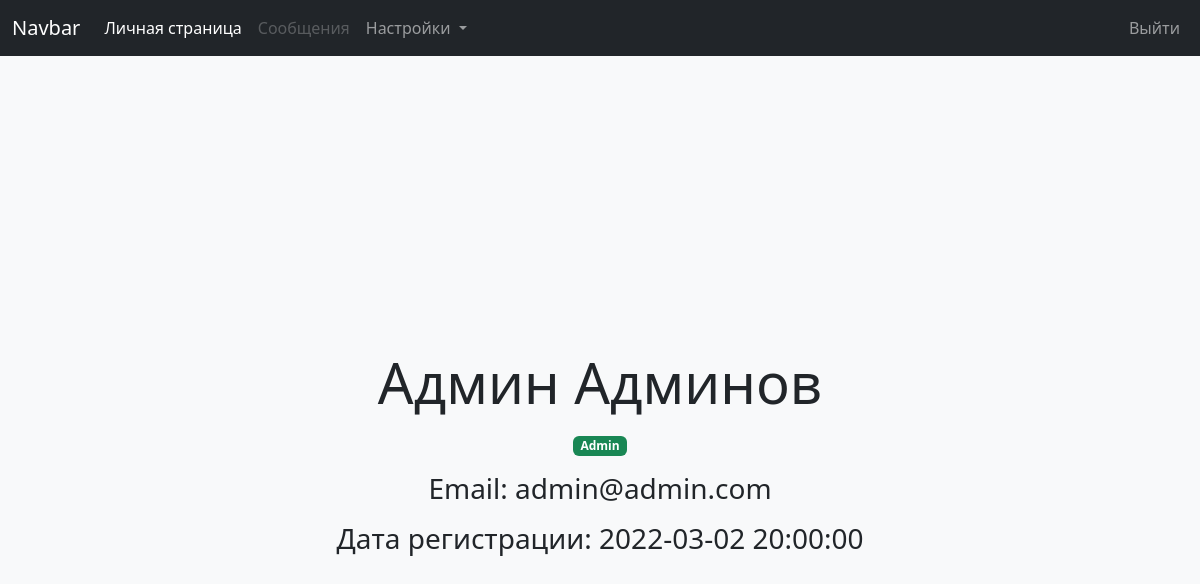
Screenshot of /user.php (signed in) with the database file from the repository.
### tables this page shows
CREATE TABLE `users` (
  `id` bigint(20) NOT NULL,
  `username` varchar(30) NOT NULL,
  `passwd` varchar(100) NOT NULL,
  `role` varchar(60) NOT NULL DEFAULT 'user',
  `email` varchar(255) DEFAULT NULL,
  `first_name` varchar(100) DEFAULT NULL,
  `last_name` varchar(100) DEFAULT NULL,
  `registration_date` datetime NOT NULL
);

### user.php (the view, shortened to what this page needs)
<?php
$username = $_GET['username'] ?? $_SESSION['username'];
try {
    $pdo = new PDO('mysql:host=localhost;dbname=bib', 'root', '');
    $stmt = $pdo->prepare('SELECT username, email, first_name, last_name, registration_date, role FROM users WHERE username = :username');
    $stmt->execute(['username' => $username]);
    $user = $stmt->fetch();
} catch (PDOException) {
    header('location: login.php?error=internal_server_error');
}
?>
<!doctype html>
<html lang="en">
<head>
    <link href="https://cdn.jsdelivr.net/npm/bootstrap@5.2.3/dist/css/bootstrap.min.css" rel="stylesheet"
>
</head>
<body>
<nav class="navbar navbar-expand-lg navbar-dark bg-dark">
    <div class="container-fluid">
        <a class="navbar-brand"> Navbar </a>
        <div class="collapse navbar-collapse" id="navbarNav">
            <ul class="navbar-nav">
                <li class="nav-item">
                    <a class="nav-link active" aria-current="page" href="user.php"> Личная страница</a>
                </li>
                <li class="nav-item">
                    <a class="nav-link disabled" href="#"> Сообщения </a>
                </li>
                <li class="nav-item dropdown">
                    <a class="nav-link dropdown-toggle" href="logout.php" role="button" data-bs-toggle="dropdown"
                       aria-expanded="false">
                        Настройки
                    </a>
                </li>
            </ul>
        </div>
        <div class="collapse navbar-collapse justify-content-end" id="navbarNav">
            <ul class="navbar-nav">
                <li class="nav-item">
                    <a class="nav-link" href="logout.php"> Выйти </a>
                </li>
            </ul>
        </div>
    </div>
</nav>
<header class="bg-light">
    <div class="container">
        <div class="d-flex align-items-center" style="height: 100vh;">
            <div class="row mx-auto">
                <div class="col">
                    <div class="card-header">
                        <?php if (isset($user) && $user) { ?>
                            <p class="display-4 text-center">
                                <?php echo $user['first_name'] . " " . $user['last_name'] ?>
                            </p>
                            <?php if ($user['role'] == 'admin') { ?>
                                <div class="text-center">
                                <span class="badge bg-success text-center"
                                      title="Данный пользователь является администратором">Admin</span>
                                </div>
                            <?php } ?>
                            <p class="h3 text-center mt-3">
                                <?php echo "Email: " . $user['email'] ?>
                            </p>
                            <p class="h3 text-center mt-3">
                                <?php echo "Дата регистрации: " . $user['registration_date'] ?>
                            </p>
                        <?php } else { ?>
                            <p class="display-4 text-center"> Пользователь не найден </p>
                        <?php } ?>
                    </div>
                </div>
            </div>
        </div>
    </div>
</header>
</body>
</html>

### rows the page displays
users: first_name "Админ", last_name "Админов", email "admin@admin.com", registration_date "2022-03-02 20:00:00"
